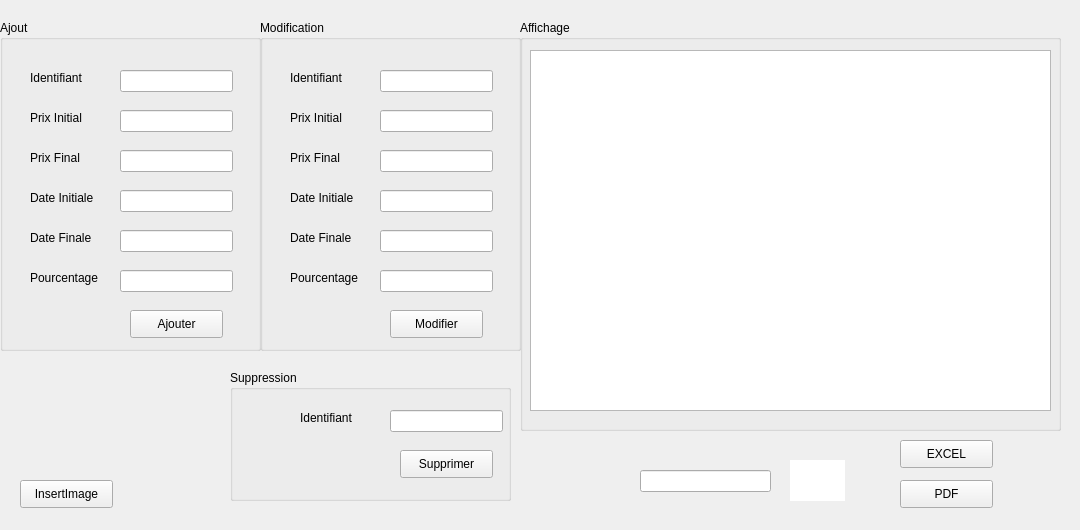
   <widget class="QWidget" name="tab_2">
    <attribute name="title">
     <string>Promotions</string>
    </attribute>
    <widget class="QGroupBox" name="groupBox_4">
     <property name="geometry">
      <rect>
       <x>0</x>
       <y>20</y>
       <width>261</width>
       <height>331</height>
      </rect>
     </property>
     <property name="title">
      <string>Ajout</string>
     </property>
     <widget class="QLabel" name="label_4">
      <property name="geometry">
       <rect>
        <x>30</x>
        <y>50</y>
        <width>71</width>
        <height>16</height>
       </rect>
      </property>
      <property name="text">
       <string>Identifiant</string>
      </property>
     </widget>
     <widget class="QLabel" name="label_5">
      <property name="geometry">
       <rect>
        <x>30</x>
        <y>90</y>
        <width>71</width>
        <height>16</height>
       </rect>
      </property>
      <property name="text">
       <string>Prix Initial</string>
      </property>
     </widget>
     <widget class="QLabel" name="label_6">
      <property name="geometry">
       <rect>
        <x>30</x>
        <y>130</y>
        <width>61</width>
        <height>16</height>
       </rect>
      </property>
      <property name="text">
       <string>Prix Final</string>
      </property>
     </widget>
     <widget class="QLineEdit" name="le_idpro">
      <property name="geometry">
       <rect>
        <x>120</x>
        <y>50</y>
        <width>113</width>
        <height>22</height>
       </rect>
      </property>
     </widget>
     <widget class="QLineEdit" name="le_prix_initial">
      <property name="geometry">
       <rect>
        <x>120</x>
        <y>90</y>
        <width>113</width>
        <height>22</height>
       </rect>
      </property>
     </widget>
     <widget class="QLineEdit" name="le_prix_final">
      <property name="geometry">
       <rect>
        <x>120</x>
        <y>130</y>
        <width>113</width>
        <height>22</height>
       </rect>
      </property>
     </widget>
     <widget class="QPushButton" name="pb_ajouterpro">
      <property name="geometry">
       <rect>
        <x>130</x>
        <y>290</y>
        <width>93</width>
        <height>28</height>
       </rect>
      </property>
      <property name="text">
       <string>Ajouter</string>
      </property>
     </widget>
     <widget class="QLabel" name="label_10">
      <property name="geometry">
       <rect>
        <x>30</x>
        <y>170</y>
        <width>71</width>
        <height>16</height>
       </rect>
      </property>
      <property name="text">
       <string>Date Initiale</string>
      </property>
     </widget>
     <widget class="QLineEdit" name="le_date_initiale">
      <property name="geometry">
       <rect>
        <x>120</x>
        <y>170</y>
        <width>113</width>
        <height>22</height>
       </rect>
      </property>
     </widget>
     <widget class="QLabel" name="label_15">
      <property name="geometry">
       <rect>
        <x>30</x>
        <y>210</y>
        <width>71</width>
        <height>16</height>
       </rect>
      </property>
      <property name="text">
       <string>Date Finale</string>
      </property>
     </widget>
     <widget class="QLineEdit" name="le_date_finale">
      <property name="geometry">
       <rect>
        <x>120</x>
        <y>210</y>
        <width>113</width>
        <height>22</height>
       </rect>
      </property>
     </widget>
     <widget class="QLabel" name="label_16">
      <property name="geometry">
       <rect>
        <x>30</x>
        <y>250</y>
        <width>81</width>
        <height>16</height>
       </rect>
      </property>
      <property name="text">
       <string>Pourcentage</string>
      </property>
     </widget>
     <widget class="QLineEdit" name="le_pourcentage">
      <property name="geometry">
       <rect>
        <x>120</x>
        <y>250</y>
        <width>113</width>
        <height>22</height>
       </rect>
      </property>
     </widget>
    </widget>
    <widget class="QGroupBox" name="groupBox_5">
     <property name="geometry">
      <rect>
       <x>230</x>
       <y>370</y>
       <width>281</width>
       <height>131</height>
      </rect>
     </property>
     <property name="title">
      <string>Suppression</string>
     </property>
     <widget class="QLabel" name="label_8">
      <property name="geometry">
       <rect>
        <x>70</x>
        <y>40</y>
        <width>71</width>
        <height>16</height>
       </rect>
      </property>
      <property name="text">
       <string>Identifiant</string>
      </property>
     </widget>
     <widget class="QLineEdit" name="le_id_supp_2">
      <property name="geometry">
       <rect>
        <x>160</x>
        <y>40</y>
        <width>113</width>
        <height>22</height>
       </rect>
      </property>
     </widget>
     <widget class="QPushButton" name="pb_supprimer_2">
      <property name="geometry">
       <rect>
        <x>170</x>
        <y>80</y>
        <width>93</width>
        <height>28</height>
       </rect>
      </property>
      <property name="text">
       <string>Supprimer</string>
      </property>
     </widget>
    </widget>
    <widget class="QGroupBox" name="groupBox_6">
     <property name="geometry">
      <rect>
       <x>520</x>
       <y>20</y>
       <width>541</width>
       <height>411</height>
      </rect>
     </property>
     <property name="title">
      <string>Affichage</string>
     </property>
     <widget class="QTableView" name="tab_promotion">
      <property name="geometry">
       <rect>
        <x>10</x>
        <y>30</y>
        <width>521</width>
        <height>361</height>
       </rect>
      </property>
     </widget>
    </widget>
    <widget class="QGroupBox" name="groupBox_8">
     <property name="geometry">
      <rect>
       <x>260</x>
       <y>20</y>
       <width>261</width>
       <height>331</height>
      </rect>
     </property>
     <property name="title">
      <string>Modification</string>
     </property>
     <widget class="QLabel" name="label_17">
      <property name="geometry">
       <rect>
        <x>30</x>
        <y>50</y>
        <width>71</width>
        <height>16</height>
       </rect>
      </property>
      <property name="text">
       <string>Identifiant</string>
      </property>
     </widget>
     <widget class="QLabel" name="label_18">
      <property name="geometry">
       <rect>
        <x>30</x>
        <y>90</y>
        <width>71</width>
        <height>16</height>
       </rect>
      </property>
      <property name="text">
       <string>Prix Initial</string>
      </property>
     </widget>
     <widget class="QLabel" name="label_19">
      <property name="geometry">
       <rect>
        <x>30</x>
        <y>130</y>
        <width>61</width>
        <height>16</height>
       </rect>
      </property>
      <property name="text">
       <string>Prix Final</string>
      </property>
     </widget>
     <widget class="QLineEdit" name="id_modifier_promotion">
      <property name="geometry">
       <rect>
        <x>120</x>
        <y>50</y>
        <width>113</width>
        <height>22</height>
       </rect>
      </property>
     </widget>
     <widget class="QLineEdit" name="Prix_initial_modifier">
      <property name="geometry">
       <rect>
        <x>120</x>
        <y>90</y>
        <width>113</width>
        <height>22</height>
       </rect>
      </property>
     </widget>
     <widget class="QLineEdit" name="Prix_final_modifier">
      <property name="geometry">
       <rect>
        <x>120</x>
        <y>130</y>
        <width>113</width>
        <height>22</height>
       </rect>
      </property>
     </widget>
     <widget class="QPushButton" name="pb_modifier_promotion">
      <property name="geometry">
       <rect>
        <x>130</x>
        <y>290</y>
        <width>93</width>
        <height>28</height>
       </rect>
      </property>
      <property name="text">
       <string>Modifier</string>
      </property>
     </widget>
     <widget class="QLabel" name="label_20">
      <property name="geometry">
       <rect>
        <x>30</x>
        <y>170</y>
        <width>71</width>
        <height>16</height>
       </rect>
      </property>
      <property name="text">
       <string>Date Initiale</string>
      </property>
     </widget>
     <widget class="QLineEdit" name="Date_initiale_modifier">
      <property name="geometry">
       <rect>
        <x>120</x>
        <y>170</y>
        <width>113</width>
        <height>22</height>
       </rect>
      </property>
     </widget>
     <widget class="QLabel" name="label_21">
      <property name="geometry">
       <rect>
        <x>30</x>
        <y>210</y>
        <width>71</width>
        <height>16</height>
       </rect>
      </property>
      <property name="text">
       <string>Date Finale</string>
      </property>
     </widget>
     <widget class="QLineEdit" name="Date_finale_modifier_promotion">
      <property name="geometry">
       <rect>
        <x>120</x>
        <y>210</y>
        <width>113</width>
        <height>22</height>
       </rect>
      </property>
     </widget>
     <widget class="QLabel" name="label_22">
      <property name="geometry">
       <rect>
        <x>30</x>
        <y>250</y>
        <width>81</width>
        <height>16</height>
       </rect>
      </property>
      <property name="text">
       <string>Pourcentage</string>
      </property>
     </widget>
     <widget class="QLineEdit" name="pourcentage_modifier_promotion">
      <property name="geometry">
       <rect>
        <x>120</x>
        <y>250</y>
        <width>113</width>
        <height>22</height>
       </rect>
      </property>
     </widget>
    </widget>
    <widget class="QPushButton" name="excel">
     <property name="geometry">
      <rect>
       <x>900</x>
       <y>440</y>
       <width>93</width>
       <height>28</height>
      </rect>
     </property>
     <property name="text">
      <string>EXCEL</string>
     </property>
    </widget>
    <widget class="QPushButton" name="PDF">
     <property name="geometry">
      <rect>
       <x>900</x>
       <y>480</y>
       <width>93</width>
       <height>28</height>
      </rect>
     </property>
     <property name="text">
      <string>PDF</string>
     </property>
    </widget>
    <widget class="QLabel" name="label_24">
     <property name="geometry">
      <rect>
       <x>0</x>
       <y>10</y>
       <width>1071</width>
       <height>511</height>
      </rect>
     </property>
     <property name="styleSheet">
      <string notr="true">background-color:tranparent;

border-image:url(:/img/fatma.jpg);

background:none;

border:none;

background-repeat:none;</string>
     </property>
     <property name="text">
      <string/>
     </property>
    </widget>
    <widget class="QPushButton" name="InsertImage">
     <property name="geometry">
      <rect>
       <x>20</x>
       <y>480</y>
       <width>93</width>
       <height>28</height>
      </rect>
     </property>
     <property name="text">
      <string>InsertImage</string>
     </property>
    </widget>
    <widget class="QLabel" name="lbl_image">
     <property name="geometry">
      <rect>
       <x>30</x>
       <y>375</y>
       <width>171</width>
       <height>81</height>
      </rect>
     </property>
     <property name="text">
      <string/>
     </property>
    </widget>
    <widget class="QLabel" name="label_26">
     <property name="geometry">
      <rect>
       <x>790</x>
       <y>460</y>
       <width>55</width>
       <height>41</height>
      </rect>
     </property>
     <property name="styleSheet">
      <string notr="true">background-color: rgb(255, 255, 255);
font: 75 12pt &quot;MS Shell Dlg 2&quot;;</string>
     </property>
     <property name="text">
      <string/>
     </property>
    </widget>
    <widget class="QLineEdit" name="rechercher_promo">
     <property name="geometry">
      <rect>
       <x>640</x>
       <y>470</y>
       <width>131</width>
       <height>22</height>
      </rect>
     </property>
    </widget>
    <zorder>label_24</zorder>
    <zorder>groupBox_4</zorder>
    <zorder>groupBox_5</zorder>
    <zorder>groupBox_6</zorder>
    <zorder>groupBox_8</zorder>
    <zorder>excel</zorder>
    <zorder>PDF</zorder>
    <zorder>InsertImage</zorder>
    <zorder>lbl_image</zorder>
    <zorder>label_26</zorder>
    <zorder>rechercher_promo</zorder>
   </widget>
